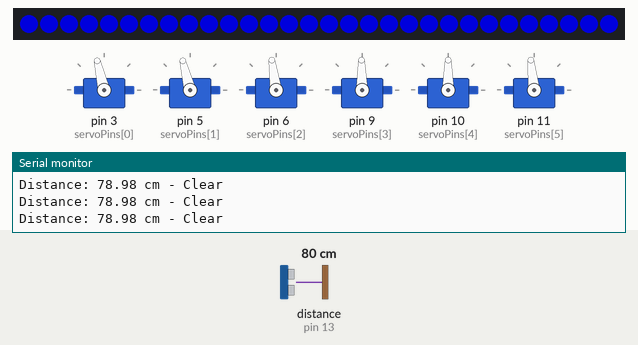
Recording of a sketch running on a simulated Arduino Uno, built with avr-gcc and run on an emulated ATmega328P. On the bench: 30 RGB LEDs in strip order, left to right, 6 × servo, the last lines printed to the serial monitor. Wiring (inferred from the names in the program): ultrasonic range finder: trigger pin 12; echo pin 13. Inputs (shaded band) come from the test bench; at power-on: distance to the obstacle (sensor on pin 13) 80 cm. The echo pulse lasts 58.3 µs per cm; dim RGB values are drawn brighter than linear.

Above: at 1.9 s.
2.0 s: distance to the obstacle (sensor on pin 13) set to 44 cm
4.1 s: distance to the obstacle (sensor on pin 13) set to 36 cm
At 4.51 s:
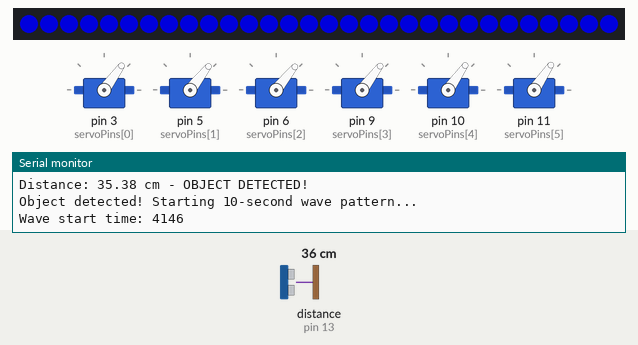
At 14.31 s:
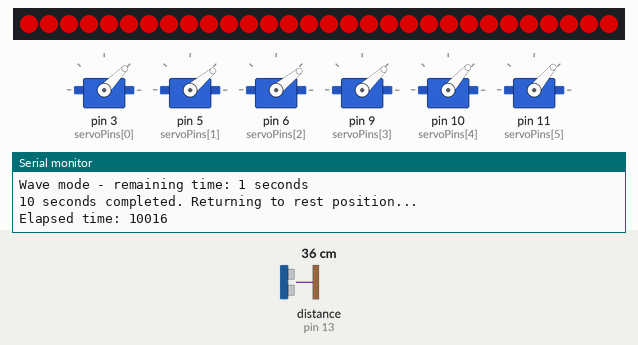
Timing chart, 0 to 16.8 s (numbered marks = the images above; inputs shaded):
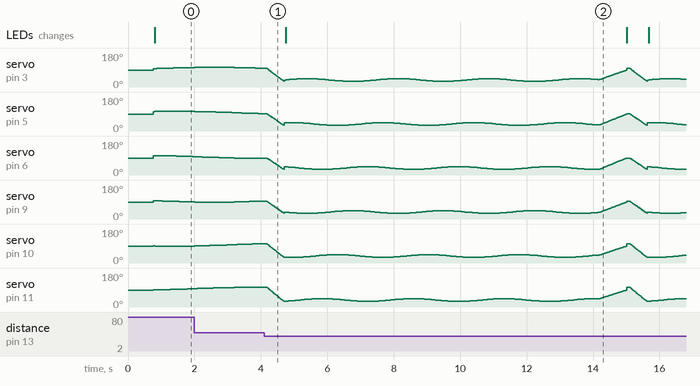

Measured:
- the behaviour switches between 41 and 40 cm on distance to the obstacle (sensor on pin 13) (found by bisection; images 0 and 1)
- after the input at 4.1 s, the LEDs: change after 0.65 s (image 2)

The sketch:

sensor_motor.ino
```cpp
#include <Servo.h>
#include <FastLED.h>

// LED strip configuration
#define LED_PIN 7
#define NUM_LEDS 30
#define LED_TYPE WS2812B
#define COLOR_ORDER GRB
CRGB leds[NUM_LEDS];

// Create servo objects
Servo servo1, servo2, servo3, servo4, servo5, servo6;
Servo servos[6] = {servo1, servo2, servo3, servo4, servo5, servo6};

// Pin definitions
const int trigPin = 12;
const int echoPin = 13;
const int servoPins[6] = {3, 5, 6, 9, 10, 11}; // PWM pins for servos

// Constants
const int RESTING_ANGLE = 90;
const int MIN_WAVE_ANGLE = 30;  // Changed from 0 to 30
const int MAX_WAVE_ANGLE = 45;  // Changed from 15 to 45
const float DISTANCE_THRESHOLD = 40.0;
const float PHASE_OFFSET = PI / 3; // 60 degrees offset between servos
const float WAVE_SPEED = 0.05; // Controls how fast the wave moves

// Rest mode servo wave constants
const int REST_MIN_ANGLE = 90;
const int REST_MAX_ANGLE = 105;
const float REST_WAVE_SPEED = 0.02; // Slower wave speed for rest mode

// Variables
float waveTime = 0;
bool waveMode = false;
unsigned long lastDistanceCheck = 0;
const unsigned long DISTANCE_CHECK_INTERVAL = 50; // Check distance every 50ms
unsigned long waveStartTime = 0; // Track when wave mode started
const unsigned long WAVE_DURATION = 10000; // 10 seconds in milliseconds

// Rest mode servo wave variables
float restWaveTime = 0;

// LED variables
float ledWaveTime = 0;
const float LED_WAVE_SPEED = 0.01; // Much slower
unsigned long lastLEDUpdate = 0;
const unsigned long LED_UPDATE_INTERVAL = 500; // Update LEDs every 500ms

void setup() {
  Serial.begin(9600);

  // Initialize LED strip
  FastLED.addLeds<LED_TYPE, LED_PIN, COLOR_ORDER>(leds, NUM_LEDS);
  FastLED.setBrightness(150); // Set overall brightness (0-255)
  FastLED.clear();
  FastLED.show();

  // Initialize ultrasonic sensor pins
  pinMode(trigPin, OUTPUT);
  pinMode(echoPin, INPUT);

  // Attach servos to pins and set to resting position
  for (int i = 0; i < 6; i++) {
    servos[i].attach(servoPins[i]);
    servos[i].write(RESTING_ANGLE);
    delay(100); // Small delay to let servo reach position
  }

  Serial.println("Servo Wave Controller Initialized");
  Serial.println("Resting position: 90 degrees");
  Serial.println("Wave range: 30-45 degrees");
  Serial.println("Rest wave range: 90-105 degrees");
  Serial.println("Distance threshold: 40cm");
  Serial.println("LED Strip: 30 WS2812B LEDs on pin 7");
}

void loop() {
  // Check distance periodically ONLY when not in wave mode
  if (!waveMode && millis() - lastDistanceCheck >= DISTANCE_CHECK_INTERVAL) {
    float distance = getDistance();

    // Determine if we should be in wave mode
    bool shouldWave = (distance < DISTANCE_THRESHOLD && distance > 0);

    if (shouldWave) {
      // Entering wave mode - move all servos to starting position
      Serial.println("Object detected! Starting 10-second wave pattern...");
      waveMode = true;
      waveTime = 0;
      waveStartTime = millis(); // Record when wave mode started
      Serial.print("Wave start time: ");
      Serial.println(waveStartTime);
      moveAllServosTo(MIN_WAVE_ANGLE, 500); // Move to 30 degrees over 500ms
    }

    lastDistanceCheck = millis();
  }

  // Check if wave mode should end (after 10 seconds)
  if (waveMode) {
    unsigned long elapsedTime = millis() - waveStartTime;

    if (elapsedTime >= WAVE_DURATION) {
      // Exiting wave mode - return to resting position
      Serial.println("10 seconds completed. Returning to rest position...");
      Serial.print("Elapsed time: ");
      Serial.println(elapsedTime);
      moveAllServosTo(RESTING_ANGLE, 800); // Move to 90 degrees over 800ms
      waveMode = false;
    } else {
      // Execute wave pattern if in wave mode
      updateWavePattern();
      waveTime += WAVE_SPEED;

      // Print remaining time every 2 seconds for debugging
      if (elapsedTime % 2000 < 100) {
        Serial.print("Wave mode - remaining time: ");
        Serial.print((WAVE_DURATION - elapsedTime) / 1000);
        Serial.println(" seconds");
      }
    }
  }

  // Execute rest wave pattern when not in wave mode
  if (!waveMode) {
    updateRestWavePattern();
    restWaveTime += REST_WAVE_SPEED;
  }

  // Update LED pattern when distance > 40cm (only show LEDs when no object detected)
  static bool ledsSetToRed = false; // Track if LEDs have been set to red
  static bool ledsSetToBlue = false; // Track if LEDs have been set to blue

  if (!waveMode && !ledsSetToBlue) {
    // Set LEDs to solid blue ONCE when in rest mode
    fill_solid(leds, NUM_LEDS, CRGB(0, 0, 255)); // Solid blue color
    FastLED.show();
    ledsSetToBlue = true;
    ledsSetToRed = false; // Reset red flag
    Serial.println("LEDs set to BLUE");
  } else if (waveMode && !ledsSetToRed) {
    // Set LEDs to red ONCE when object detected
    fill_solid(leds, NUM_LEDS, CRGB(255, 0, 0)); // Red color
    FastLED.show();
    ledsSetToRed = true;
    ledsSetToBlue = false; // Reset blue flag
    Serial.println("LEDs set to RED");
  }

  delay(20); // Small delay for smooth operation
}

float getDistance() {
  // Send ultrasonic pulse
  digitalWrite(trigPin, LOW);
  delayMicroseconds(2);
  digitalWrite(trigPin, HIGH);
  delayMicroseconds(10);
  digitalWrite(trigPin, LOW);

  // Read the echo
  long duration = pulseIn(echoPin, HIGH, 30000); // 30ms timeout

  if (duration == 0) {
    return -1; // No echo received
  }

  // Calculate distance in cm
  float distance = duration * 0.034 / 2;

  // Print distance readings
  Serial.print("Distance: ");
  if (distance > 0 && distance < 400) { // Valid range for HC-SR04
    Serial.print(distance);
    Serial.print(" cm");
    if (distance < DISTANCE_THRESHOLD) {
      Serial.println(" - OBJECT DETECTED!");
    } else {
      Serial.println(" - Clear");
    }
  } else {
    Serial.println("Out of range or error");
  }

  return distance;
}

void updateWavePattern() {
  for (int i = 0; i < 6; i++) {
    // Calculate the sine wave value for this servo
    // Each servo has a phase offset to create the wave effect
    float sineValue = sin(waveTime + (i * PHASE_OFFSET));

    // Map sine value (-1 to 1) to angle range (30 to 45 degrees)
    float angle = MIN_WAVE_ANGLE + ((sineValue + 1) / 2) * (MAX_WAVE_ANGLE - MIN_WAVE_ANGLE);

    // Apply the angle to the servo
    servos[i].write((int)angle);
  }
}

void updateRestWavePattern() {
  for (int i = 0; i < 6; i++) {
    // Calculate the sine wave value for this servo in rest mode
    // Each servo has a phase offset to create the wave effect
    float sineValue = sin(restWaveTime + (i * PHASE_OFFSET));

    // Map sine value (-1 to 1) to angle range (80 to 95 degrees)
    float angle = REST_MIN_ANGLE + ((sineValue + 1) / 2) * (REST_MAX_ANGLE - REST_MIN_ANGLE);

    // Apply the angle to the servo
    servos[i].write((int)angle);
  }
}

void updateLEDPattern() {
  // Very simple blue fade - minimal processing
  uint8_t brightness = 100 + (sin(ledWaveTime) * 50); // Range 50-150

  // Set all LEDs to same blue color - no loop needed
  fill_solid(leds, NUM_LEDS, CRGB(0, 0, brightness));

  FastLED.show();
}

void moveAllServosTo(int targetAngle, int duration) {
  // Get current positions
  int startAngles[6];
  for (int i = 0; i < 6; i++) {
    startAngles[i] = servos[i].read();
  }

  // Move smoothly to target over specified duration
  int steps = duration / 20; // 20ms per step
  for (int step = 0; step <= steps; step++) {
    float progress = (float)step / steps;

    for (int i = 0; i < 6; i++) {
      int currentAngle = startAngles[i] + (targetAngle - startAngles[i]) * progress;
      servos[i].write(currentAngle);
    }

    delay(20);
  }

  // Ensure final position is exact
  for (int i = 0; i < 6; i++) {
    servos[i].write(targetAngle);
  }
}
```
